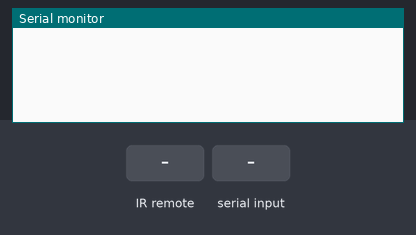
This sketch was run on a simulated Arduino Uno, built with avr-gcc and run on an emulated ATmega328P. Parts: the last lines printed to the serial monitor. The test bench sets the inputs (shaded band).

Above: at 1.2 s.
1.3 s: infrared code 0xFFC23D received
At 2.5 s:
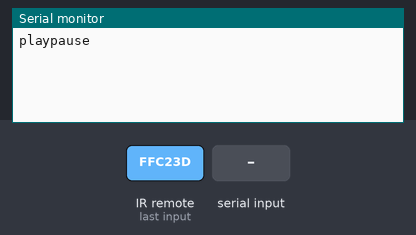
2.8 s: "next\n" received over Serial
At 4.0 s:
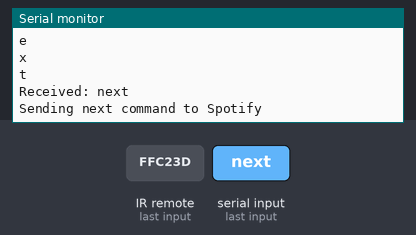
4.3 s: infrared code 0xFF22DD received
At 5.1 s:
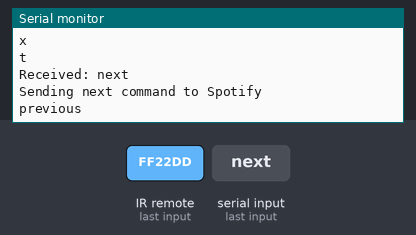
5.8 s: "previous\n" received over Serial
At 6.9 s:
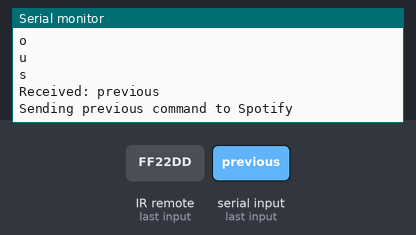
7.3 s: infrared code 0xFF02FD received
At 8.5 s:
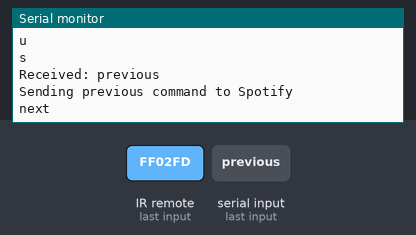
8.8 s: "playpause\n" received over Serial
At 9.5 s:
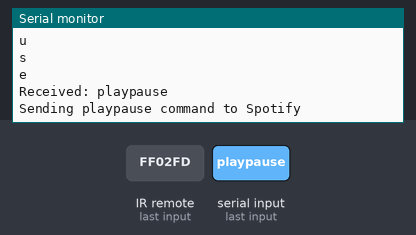

The sketch:

Spotify_Voice_Control.ino
```cpp
#include <Arduino.h>
#include <IRremote.h>

// Bluetooth HC-05 module pins
String voice;


// Define IR receiver pin
const int RECV_PIN = 4;
IRrecv irrecv(RECV_PIN);
decode_results results;


void setup() {
  Serial.begin(9600);
  irrecv.enableIRIn(); // Start the IR receiver
}

void loop() {

  // Check for Bluetooth commands
  while(Serial.available()) {
    delay(10);
    char c=Serial.read();
    Serial.println(c);
    if (c=='\n')
    break;
    voice += c;
  }

  // Voice commnds from bluetooth
  if (voice.length() > 0) {
    Serial.println("Received: " + voice);
    if (voice == "next") {
      Serial.println("Sending next command to Spotify");
    }
    else if (voice == "previous") {
      Serial.println("Sending previous command to Spotify");
    }
    else if (voice == "playpause") {
      Serial.println("Sending playpause command to Spotify");
    }
    voice ="";
  }

    // IR remote control handling
  if (irrecv.decode(&results)) {
    switch(results.value) {
      case 0xFFC23D: // IR signal for PLAY/PAUSE
        Serial.println("playpause");
        executeCommand("playpause");
        break;
      case 0xFF22DD: // IR signal for NEXT
        Serial.println("previous");
        executeCommand("next");
        break;
      case 0xFF02FD: // IR signal for PREVIOUS
        Serial.println("next");
        executeCommand("previous");
        break;
      default:
        break;
    }
    irrecv.resume(); // Receive the next value
  }

}

void executeCommand(String command) {
  if (voice.length() > 0) {
    Serial.println("Received: " + voice);
    if (voice == "next") {
      Serial.println("Sending next command to Spotify");
    }
    else if (voice == "previous") {
      Serial.println("Sending previous command to Spotify");
    }
    else if (voice == "playpause") {
      Serial.println("Sending playpause command to Spotify");
    }
    voice ="";
  }
  command = voice;
}
```

Measured:
- after the input at 1.3 s, the serial monitor: prints a new line at once (image 1)
- after the input at 2.8 s, the serial monitor: prints a new line at once (image 2)
- after the input at 4.3 s, the serial monitor: prints a new line at once (image 3)
- after the input at 5.8 s, the serial monitor: prints a new line at once (image 4)
- after the input at 7.3 s, the serial monitor: prints a new line at once (image 5)
- after the input at 8.8 s, the serial monitor: prints a new line at once (image 6)
